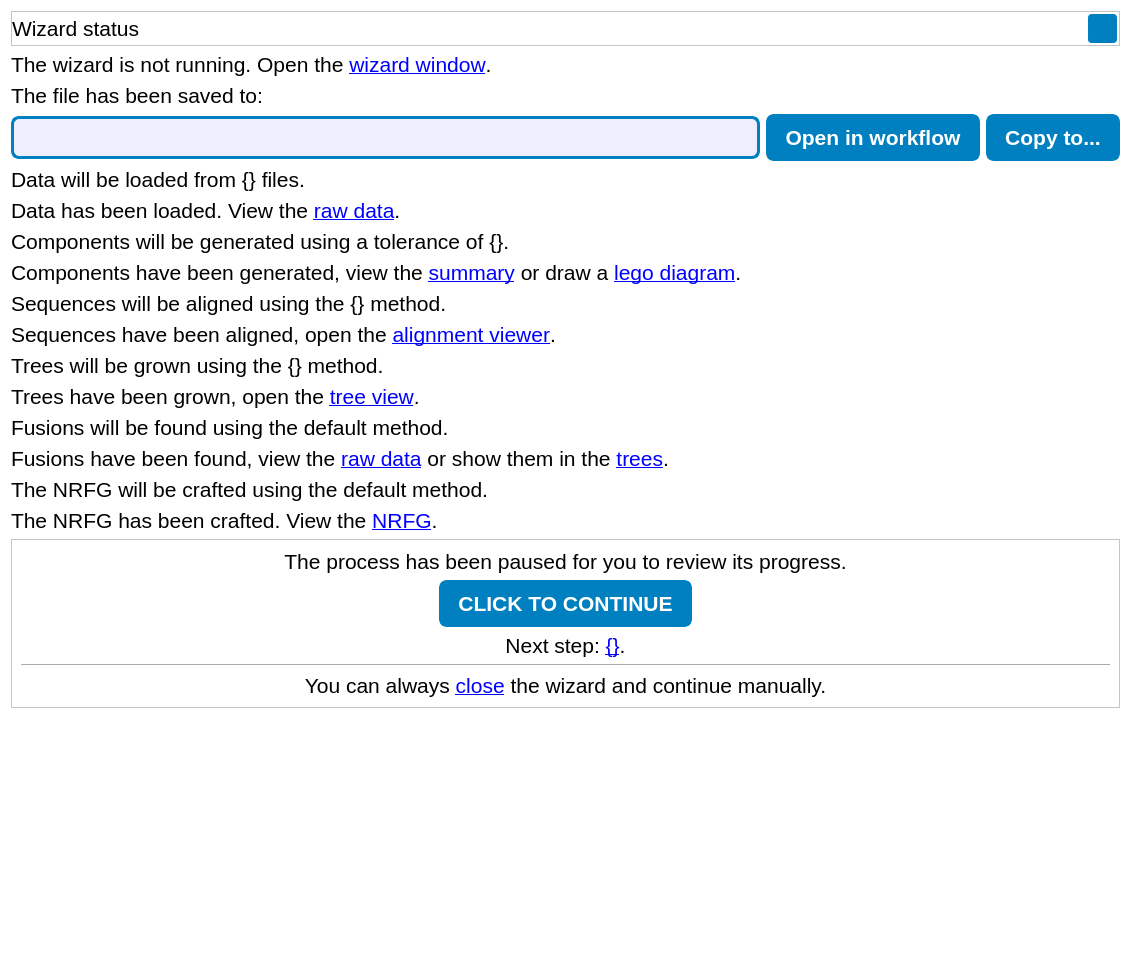
<?xml version="1.0" encoding="UTF-8"?>
<ui version="4.0">
 <class>Dialog</class>
 <widget class="QDialog" name="Dialog">
  <property name="geometry">
   <rect>
    <x>0</x>
    <y>0</y>
    <width>1131</width>
    <height>959</height>
   </rect>
  </property>
  <property name="windowTitle">
   <string>Dialog</string>
  </property>
  <property name="styleSheet">
   <string notr="true">

QWidget
{
    background  : #FFFFFF;
    font-family : &quot;American Typewriter&quot;, &quot;Courier New&quot;, &quot;Courier&quot;;
    font-size   : 16pt;
}

QTabBar::tab
{
    background    : #FFFFFF;
    color         : #000000;
    border-bottom : 4px solid #0080C0;
    padding       : 4px;
    margin        : 2px;
}

QTabWidget::pane
{
    background : #FFFFFF;
}

QTabBar::tab:selected
{
    border-bottom : 4px solid #00C000;
}

QTabBar::tab:hover
{
    border-bottom : 4px solid #0060C0;
}

QTabBar::tab:selected:hover
{
    border-bottom : 4px solid #00C040;
}

QMdiArea
{
    background : #6495ED;
}

QDialog
{
    background : #FFFFFF;
}

QToolButton
{
    background    : #0080C0;
    color         : #FFFFFF;
    border-radius : 4px;
    margin        : 2px;
    padding       : 2px;
    font-weight   : bold;
    border        : 3px solid #0080C0;
}

QPushButton
{
    background     : #0080C0;
    color          : #FFFFFF;
    font-weight    : bold;
    padding-left   : 16px;
    padding-right  : 16px;
    padding-top    : 8px;
    padding-bottom : 8px;
    border         : 3px solid #0080C0;
    border-radius  : 8px;
}

QPushButton:hover, QToolButton:hover, QTextEdit:hover, QLineEdit:hover, QComboBox:hover
{
    border : 3px solid #FF8000;
}

QPushButton:pressed, QToolButton:pressed
{
    background : #0060C0;
}

QPushButton:disabled, QToolButton:disabled
{
    background : #D0D0D0;
}

QTreeWidget
{
    background    : #EEEEFF;
    color         : black;
    border-style  : solid;
    border-width  : 1px;
    border-color  : #808080;
    border-radius : 0px;
}

QTextEdit, QLineEdit, QComboBox, QSpinBox
{
    background    : #EEEEFF;
    color         : #000000;
    border        : 3px solid #0080C0;
    border-radius : 8px;
    padding       : 5px;
}

/* Buttons for spin box, combo box */

QSpinBox::up-button,QSpinBox::down-button,QComboBox::drop-down
{
    subcontrol-origin   : padding;
    width               : 24px;
    margin              : 5px;
    border-radius       : 4px;
    background          : #0080C0;
}

QSpinBox::up-button
{
    subcontrol-position : top right;
    height              : 12px;
}

QSpinBox::down-button
{
    subcontrol-position : bottom right;
    height              : 12px;
}

QComboBox::drop-down
{
    subcontrol-position : right;
    height              : 24px;
}

QSpinBox::up-arrow,QSpinBox::down-arrow,QComboBox::down-arrow
{
    width  : 16px;
    height : 16px;
}

QSpinBox::down-arrow
{
    image  : url(:/down_arrow.svg);
}

QSpinBox::up-arrow
{
    image  : url(:/up_arrow.svg);
}

QComboBox::down-arrow
{
    image  : url(:/dropdown.svg);
}

/* Menu */

QMenuBar
{
    background-color : #0080C0;
    color            : white;
    border-width     : 1px;
    border-style     : transparent;
    border-color     : black;
}

QMenuBar::item
{
    background-color : #0080C0;
    color            : #FFFFFF;
    border-width     : 1px;
    border-style     : solid;
    border-color     : #0080C0;
    border-radius    : 8px;
    padding          : 2px;
    margin           : 2px;
}

QMenu
{
    background-color : #0080C0;
    color            : #FFFFFF;
    border-width     : 1px;
    border-style     : transparent;
    border-color     : black;
    border-radius    : 8px;
}

QMenu::item
{
    background-color : #0080C0;
    color            : #FFFFFF;
    border     : 3px solid #0080C0;
    border-radius    : 8px;
    padding          : 8px;
    padding-left     : 32px;
    margin           : 1px;
}

QMenu::indicator:non-exclusive:!checked
{
    image: url(:/check_indeterminate.svg);
    width: 16px;
    height: 16px;
}

QMenu::indicator:non-exclusive:checked
{
    image: url(:/check_yes.svg);
    width: 16px;
    height: 16px;
}

QMenu::item:selected
{
    border-color : #FF8000;
}

/* Checkable buttons */

QPushButton:checked, QToolButton:checked
{
    background : #00C000;
}

QPushButton:checked:pressed, QToolButton:checked:pressed
{
    background : #00C040;
}

/* Scroll bars */

QScrollBar
{
    background : #FFFFFF;
}

QScrollBar:vertical
{
    width : 8px;
}

QScrollBar:horizontal
{
    height : 8px;
}

QScrollBar::handle
{
    background    : #90C0D0;
    border-radius : 4px;
}

QScrollBar::handle:vertical
{
    min-width : 8px;
    margin    : 8px 0px 8px 0px;
}

QScrollBar::handle:horizontal
{
    min-height : 8px;
    margin     : 0px 8px 0px 8px;
}

QScrollBar:up-arrow, QScrollBar::down-arrow, QScrollBar::left-arrow, QScrollBar::right-arrow
{
    border-size   : 1px;
    border-radius : 4px;
    width         : 8px;
    height        : 8px;
    background    : #0080C0;
}

QScrollBar::sub-line, QScrollBar::add-line
{
    background : #C0C0C0;
}

/* Radio button and checkbox */

QRadioButton, QCheckBox
{
    padding : 2px;
}

QRadioButton::indicator, QCheckBox::indicator
{
    background : #0080C0;
    width      : 16px;
    height     : 16px;
}

QCheckBox::indicator
{
    border-radius : 4px;
}

QRadioButton::indicator
{
    border-radius : 8px;
}

QRadioButton::indicator:checked, QCheckBox::indicator:checked
{
    background : #00C000;
    image      : url(:/check_yes.svg);
}

QRadioButton::indicator:unchecked, QCheckBox::indicator:unchecked
{
    image : none;
}

QRadioButton::indicator:indeterminate, QCheckBox::indicator:indeterminate
{
    image : url(:/check_indeterminate.svg);
}

/* Special styles $(MINIMAL) */

QToolButton[style=&quot;listbutton&quot;]
{
    background   : #40C0FF;
    border-style : outset;
    border-width : 2px;
    border-color : transparent;
}

QToolButton[style=&quot;listbutton&quot;]::hover
{
    background   : #B0D5E8;
    border-color : blue;
}

QToolButton[style=&quot;listbutton&quot;]::pressed
{
    background   : #0040C0;
    border-style : inset;
}

QLabel[style=&quot;icon&quot;]
{
    background    : #EEEEEE;
    border-radius : 8px;
}

QFrame[style=&quot;title&quot;]
{
    margin-top     : 16px;
    margin-bottom  : 4px;
    margin-left    : 0px;
    margin-right   : 0px;
    border-radius  : 0px;
    border-bottom  : 2px solid silver;
    border-left    : none;
    border-right   : none;
    border-top     : none;
    padding-top    : 2px;
    padding-bottom : 2px;
    padding-left   : -4px;
    padding-right  : 0px;
    color          : black;
    font-size      : 18px;
}

QLabel[style=&quot;title&quot;], QFrame[style=&quot;title&quot;]
{
    background    : #EEEEEE;
    border-radius : 4px;
    margin        : 2px;
    padding       : 2px;
    color         : black;
    font-size     : 18px;
}

QLabel[style=&quot;title-embeded&quot;]
{
    background : #EEEEEE;
    color      : black;
    font-size  : 18px;
}

QLabel[style=&quot;heading&quot;], QPushButton[style=&quot;heading&quot;]
{
    background     : #FFFFFF;
    margin-top     : 16px;
    margin-bottom  : 4px;
    margin-left    : 0px;
    margin-right   : 0px;
    border-radius  : 0px;
    border-bottom  : 2px solid silver;
    border-left    : none;
    border-right   : none;
    border-top     : none;
    padding-top    : 2px;
    padding-bottom : 2px;
    padding-left   : -4px;
    padding-right  : 0px;
    color          : black;
    font-size      : 16px;
}

QLabel[style=&quot;subheading&quot;]
{
    background : #FF0000;
}

QLabel[style=&quot;helpbox&quot;]
{
    background    : #FFFFD0;
    padding       : 8px;
    border-radius : 4px;
}

QTextEdit[style=&quot;console&quot;]
{
    background : black;
    color      : white;
}

QPushButton[style=&quot;completed&quot;]
{
    background    : #00C080;
    border-color:#00C080; 
}

QPushButton[style=&quot;cancel&quot;]
{
    background    : #C00000;
    color         : white;
    padding       : 8px;
    border-color  : white;
    border-width  : 1px;
    border-radius : 8px;
}

QMdiArea[style=&quot;empty&quot;]
{
    background : #092049;
}

QLabel[style=&quot;warning&quot;]
{
    background       : #FFFFD0;
    padding          : 8px;
    border-radius    : 8px;
    image            : url(&quot;:/warning.svg&quot;);
    image-position   : left;
    qproperty-indent : 24;
}

QToolButton[style=&quot;dropdown&quot;]
{
    qproperty-toolButtonStyle : ToolButtonTextBesideIcon;
    qproperty-icon            : url(:/dropdown.svg);
}

QToolButton[style=&quot;refresh&quot;]
{
    qproperty-toolButtonStyle : ToolButtonTextBesideIcon;
    qproperty-icon            : url(:/refresh.svg);
}</string>
  </property>
  <layout class="QVBoxLayout" name="verticalLayout_2">
   <item>
    <widget class="QFrame" name="frame">
     <property name="frameShape">
      <enum>QFrame::StyledPanel</enum>
     </property>
     <property name="frameShadow">
      <enum>QFrame::Raised</enum>
     </property>
     <property name="style" stdset="0">
      <string>title</string>
     </property>
     <layout class="QHBoxLayout" name="horizontalLayout_3">
      <property name="spacing">
       <number>0</number>
      </property>
      <property name="leftMargin">
       <number>0</number>
      </property>
      <property name="topMargin">
       <number>0</number>
      </property>
      <property name="rightMargin">
       <number>0</number>
      </property>
      <property name="bottomMargin">
       <number>0</number>
      </property>
      <item>
       <widget class="QLabel" name="label">
        <property name="text">
         <string>Wizard status</string>
        </property>
        <property name="style" stdset="0">
         <string>title-embeded</string>
        </property>
       </widget>
      </item>
      <item>
       <widget class="QToolButton" name="BTN_REFRESH">
        <property name="text">
         <string/>
        </property>
        <property name="style" stdset="0">
         <string>refresh</string>
        </property>
       </widget>
      </item>
     </layout>
    </widget>
   </item>
   <item>
    <widget class="QLabel" name="LBL_WARN_INACTIVE">
     <property name="text">
      <string>The wizard is not running. Open the &lt;a href=&quot;action:show_wizard&quot;&gt;wizard window&lt;/a&gt;.</string>
     </property>
     <property name="style" stdset="0">
      <string>warning</string>
     </property>
    </widget>
   </item>
   <item>
    <widget class="QLabel" name="LBL_FILENAME">
     <property name="text">
      <string>The file has been saved to:</string>
     </property>
    </widget>
   </item>
   <item>
    <layout class="QHBoxLayout" name="horizontalLayout">
     <item>
      <widget class="QLineEdit" name="TXT_FILENAME"/>
     </item>
     <item>
      <widget class="QPushButton" name="BTN_FILENAME">
       <property name="text">
        <string>Open in workflow</string>
       </property>
      </widget>
     </item>
     <item>
      <widget class="QPushButton" name="BTN_COPY_FILE">
       <property name="text">
        <string>Copy to...</string>
       </property>
      </widget>
     </item>
    </layout>
   </item>
   <item>
    <widget class="QLabel" name="LBL_P_DATA">
     <property name="text">
      <string>Data will be loaded from {} files.</string>
     </property>
     <property name="style" stdset="0">
      <string>helpbox</string>
     </property>
    </widget>
   </item>
   <item>
    <widget class="QLabel" name="LBL_DATA">
     <property name="text">
      <string>Data has been loaded. View the &lt;a href=&quot;action:show_text_data&quot;&gt;raw data&lt;/a&gt;.</string>
     </property>
     <property name="style" stdset="0">
      <string>helpbox</string>
     </property>
    </widget>
   </item>
   <item>
    <widget class="QLabel" name="LBL_P_COMP">
     <property name="text">
      <string>Components will be generated using a tolerance of {}.</string>
     </property>
     <property name="style" stdset="0">
      <string>helpbox</string>
     </property>
    </widget>
   </item>
   <item>
    <widget class="QLabel" name="LBL_COMPONENTS">
     <property name="text">
      <string>Components have been generated, view the &lt;a href=&quot;action:show_entities&quot;&gt;summary&lt;/a&gt; or draw a &lt;a href=&quot;action:show_lego&quot;&gt;lego diagram&lt;/a&gt;.</string>
     </property>
     <property name="style" stdset="0">
      <string>helpbox</string>
     </property>
    </widget>
   </item>
   <item>
    <widget class="QLabel" name="LBL_P_SEQ">
     <property name="text">
      <string>Sequences will be aligned using the {} method.</string>
     </property>
     <property name="style" stdset="0">
      <string>helpbox</string>
     </property>
    </widget>
   </item>
   <item>
    <widget class="QLabel" name="LBL_SEQUENCES">
     <property name="text">
      <string>Sequences have been aligned, open the &lt;a href=&quot;action:show_alignments&quot;&gt;alignment viewer&lt;/a&gt;.</string>
     </property>
     <property name="style" stdset="0">
      <string>helpbox</string>
     </property>
    </widget>
   </item>
   <item>
    <widget class="QLabel" name="LBL_P_TREE">
     <property name="text">
      <string>Trees will be grown using the {} method.</string>
     </property>
     <property name="style" stdset="0">
      <string>helpbox</string>
     </property>
    </widget>
   </item>
   <item>
    <widget class="QLabel" name="LBL_TREES">
     <property name="text">
      <string>Trees have been grown, open the &lt;a href=&quot;action:show_trees&quot;&gt;tree view&lt;/a&gt;.</string>
     </property>
     <property name="style" stdset="0">
      <string>helpbox</string>
     </property>
    </widget>
   </item>
   <item>
    <widget class="QLabel" name="LBL_P_FUS">
     <property name="text">
      <string>Fusions will be found using the default method.</string>
     </property>
     <property name="style" stdset="0">
      <string>helpbox</string>
     </property>
    </widget>
   </item>
   <item>
    <widget class="QLabel" name="LBL_FUSIONS">
     <property name="text">
      <string>Fusions have been found, view the &lt;a href=&quot;action:show_fusions&quot;&gt;raw data&lt;/a&gt; or show them in the &lt;a href=&quot;action:show_trees&quot;&gt;trees&lt;/a&gt;.</string>
     </property>
     <property name="style" stdset="0">
      <string>helpbox</string>
     </property>
    </widget>
   </item>
   <item>
    <widget class="QLabel" name="LBL_P_NRFG">
     <property name="text">
      <string>The NRFG will be crafted using the default method.</string>
     </property>
     <property name="style" stdset="0">
      <string>helpbox</string>
     </property>
    </widget>
   </item>
   <item>
    <widget class="QLabel" name="LBL_NRFG">
     <property name="text">
      <string>The NRFG has been crafted. View the &lt;a href=&quot;action:show_trees&quot;&gt;NRFG&lt;/a&gt;.</string>
     </property>
     <property name="style" stdset="0">
      <string>helpbox</string>
     </property>
    </widget>
   </item>
   <item>
    <widget class="QFrame" name="FRA_PAUSED">
     <property name="frameShape">
      <enum>QFrame::StyledPanel</enum>
     </property>
     <property name="frameShadow">
      <enum>QFrame::Raised</enum>
     </property>
     <layout class="QGridLayout" name="gridLayout">
      <item row="1" column="1">
       <layout class="QHBoxLayout" name="horizontalLayout_2">
        <item>
         <spacer name="horizontalSpacer_2">
          <property name="orientation">
           <enum>Qt::Horizontal</enum>
          </property>
          <property name="sizeHint" stdset="0">
           <size>
            <width>40</width>
            <height>20</height>
           </size>
          </property>
         </spacer>
        </item>
        <item>
         <widget class="QPushButton" name="BTN_CONTINUE">
          <property name="sizePolicy">
           <sizepolicy hsizetype="Fixed" vsizetype="Fixed">
            <horstretch>0</horstretch>
            <verstretch>0</verstretch>
           </sizepolicy>
          </property>
          <property name="text">
           <string>CLICK TO CONTINUE</string>
          </property>
          <property name="style" stdset="0">
           <string>completed</string>
          </property>
         </widget>
        </item>
        <item>
         <spacer name="horizontalSpacer_4">
          <property name="orientation">
           <enum>Qt::Horizontal</enum>
          </property>
          <property name="sizeHint" stdset="0">
           <size>
            <width>40</width>
            <height>20</height>
           </size>
          </property>
         </spacer>
        </item>
       </layout>
      </item>
      <item row="2" column="1">
       <widget class="QLabel" name="LBL_NEXT">
        <property name="text">
         <string>Next step: &lt;a href=&quot;action:wizard_next&quot;&gt;{}&lt;/a&gt;.</string>
        </property>
        <property name="alignment">
         <set>Qt::AlignCenter</set>
        </property>
       </widget>
      </item>
      <item row="0" column="1">
       <widget class="QLabel" name="LBL_PAUSED">
        <property name="text">
         <string>The process has been paused for you to review its progress.</string>
        </property>
        <property name="alignment">
         <set>Qt::AlignCenter</set>
        </property>
       </widget>
      </item>
      <item row="4" column="1">
       <widget class="QLabel" name="LBL_CLOSE">
        <property name="text">
         <string>You can always &lt;a href=&quot;action:close_window&quot;&gt;close&lt;/a&gt; the wizard and continue manually.</string>
        </property>
        <property name="alignment">
         <set>Qt::AlignCenter</set>
        </property>
       </widget>
      </item>
      <item row="3" column="1">
       <widget class="Line" name="line">
        <property name="orientation">
         <enum>Qt::Horizontal</enum>
        </property>
       </widget>
      </item>
     </layout>
    </widget>
   </item>
   <item>
    <spacer name="verticalSpacer">
     <property name="orientation">
      <enum>Qt::Vertical</enum>
     </property>
     <property name="sizeHint" stdset="0">
      <size>
       <width>20</width>
       <height>40</height>
      </size>
     </property>
    </spacer>
   </item>
  </layout>
 </widget>
 <resources/>
 <connections/>
</ui>
